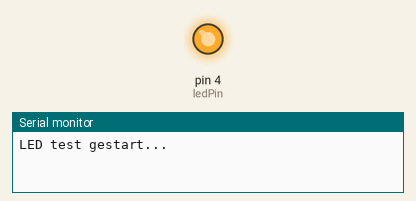
Simulated run of this sketch. Board: Arduino Uno, built with avr-gcc and run on an emulated ATmega328P. On the bench: output pins drawn as LEDs (lit = HIGH), the last lines printed to the serial monitor.

Above: at 0.1 s.
At 4.6 s:
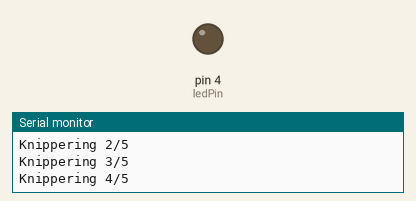
Timing chart, 0 to 6.1 s (numbered marks = the images above):
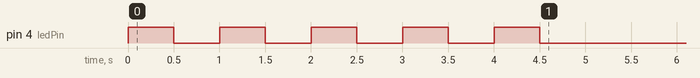

The sketch:

Test_Led.ino
```cpp
// Testcode voor de LED van handheld V1
// Doel: controleren of de LED correct werkt
// Als de LED 5x knippert is de LED in orde, ligt het probleem elders in de code

const int ledPin = 4;

void setup() {
  Serial.begin(9600);
  pinMode(ledPin, OUTPUT);

  Serial.println("LED test gestart...");

  // LED 5x laten knipperen
  for (int i = 0; i < 5; i++) {
    digitalWrite(ledPin, HIGH);  // LED aan
    delay(500);
    digitalWrite(ledPin, LOW);   // LED uit
    delay(500);
    Serial.print("Knippering ");
    Serial.print(i + 1);
    Serial.println("/5");
  }

  Serial.println("Test voltooid!");
}

void loop() {
  // Leeg — test gebeurt eenmalig in setup
}
```
